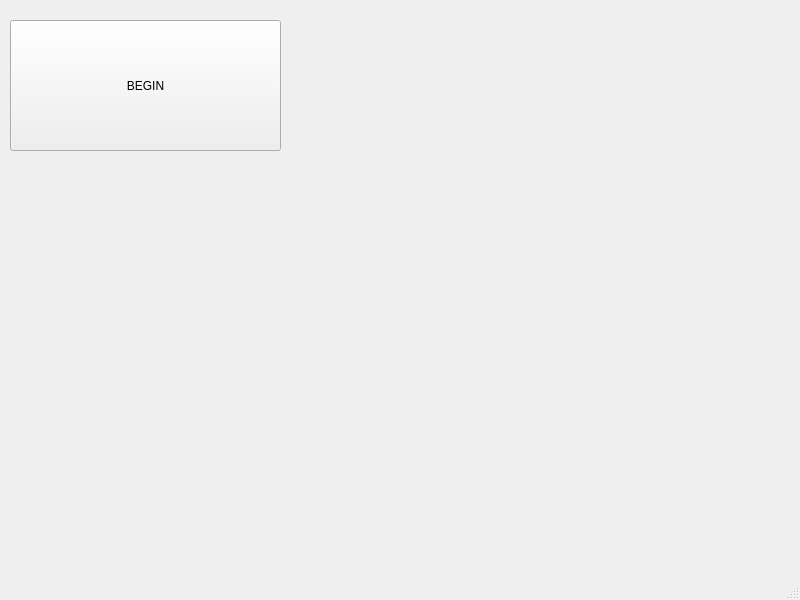
<?xml version="1.0" encoding="UTF-8"?>
<ui version="4.0">
 <class>MainWindow</class>
 <widget class="QMainWindow" name="MainWindow">
  <property name="geometry">
   <rect>
    <x>0</x>
    <y>0</y>
    <width>800</width>
    <height>600</height>
   </rect>
  </property>
  <property name="windowTitle">
   <string>MainWindow</string>
  </property>
  <widget class="QWidget" name="centralwidget">
   <widget class="QPushButton" name="pushButton">
    <property name="geometry">
     <rect>
      <x>10</x>
      <y>20</y>
      <width>271</width>
      <height>131</height>
     </rect>
    </property>
    <property name="text">
     <string>BEGIN</string>
    </property>
    <property name="checkable">
     <bool>true</bool>
    </property>
   </widget>
  </widget>
  <widget class="QMenuBar" name="menubar">
   <property name="geometry">
    <rect>
     <x>0</x>
     <y>0</y>
     <width>800</width>
     <height>22</height>
    </rect>
   </property>
  </widget>
  <widget class="QStatusBar" name="statusbar"/>
 </widget>
 <resources/>
 <connections/>
</ui>
